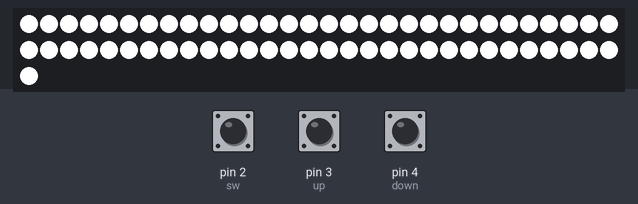
This sketch was run on a simulated Arduino Uno, built with avr-gcc and run on an emulated ATmega328P. On the bench: 61 RGB LEDs in strip order, left to right, continuing on the next row. The test bench sets the inputs (shaded band); at power-on: pin 4 (down) HIGH, pin 3 (up) HIGH, pin 2 (sw) HIGH. Dim RGB values are drawn brighter than linear; EEPROM starts erased.

Above: at 1.2 s.
1.3 s: pin 4 (down) pulled LOW for 3.2 s
At 5.2 s:
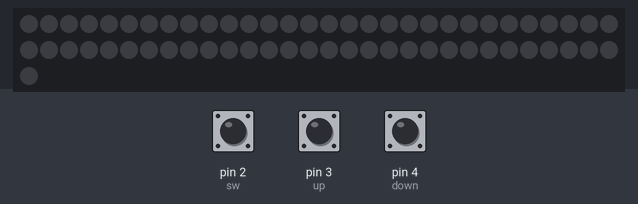
6.0 s: pin 3 (up) pulled LOW for 1 s
At 6.27 s:
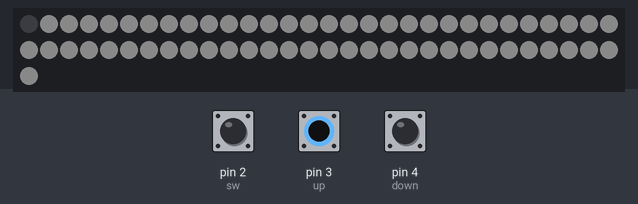
8.5 s: pin 2 (sw) pulled LOW for 0.15 s
10.1 s: pin 2 (sw) pulled LOW for 1 s
12.6 s: pin 4 (down) pulled LOW for 1 s
15.1 s: pin 2 (sw) pulled LOW for 0.15 s
Timing chart, 0 to 17.7 s (numbered marks = the images above; inputs shaded):
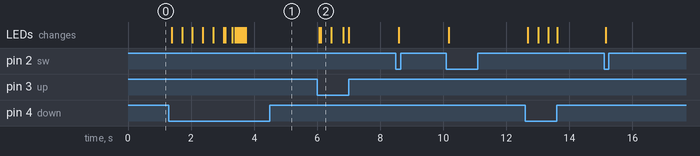

The sketch:

backlight_digital_basic.ino
```cpp
/* Basic code for color lamp
 * on WS2812 leds.
 * This code contain basic functions
 * to control brightness and color
 * using only 3 digital buttons.
 *
 * Made by Gomer1002
 */

#include <Adafruit_NeoPixel.h>
#include <EEPROM.h>
#ifdef __AVR__
#include <avr/power.h>
#endif

#define pin 9
#define num 61
#define del 500

Adafruit_NeoPixel pix = Adafruit_NeoPixel(num, pin, NEO_GRB + NEO_KHZ800);

int red, green, blue, bright;
int color[4] = {0, 0, 0, 0};
int color_pos = 0;

#define sw 2
#define up 3
#define down 4


void setup() {

  pinMode(sw, INPUT); digitalWrite(sw, HIGH);
  pinMode(down, INPUT); digitalWrite(down, HIGH);
  pinMode(up, INPUT); digitalWrite(up, HIGH);

  color[0] = EEPROM.read(0);
  color[1] = EEPROM.read(1);
  color[2] = EEPROM.read(2);
  color[3] = EEPROM.read(3);

  pix.begin();
  pix.show();
  pix.setPixelColor(0, color[1], color[2], color[3]);
}

void fixColor() {
  color[0] = constrain(color[0], 0, 255);
  color[1] = constrain(color[1], 0, 255);
  color[2] = constrain(color[2], 0, 255);
  color[3] = constrain(color[3], 0, 255);
  EEPROM.write(0, color[0]);
  EEPROM.write(1, color[1]);
  EEPROM.write(2, color[2]);
  EEPROM.write(3, color[3]);
}

bool flagSW = 0;
bool rbSW() {
  if ((!digitalRead(sw) == 1) && (flagSW == 0)) {
    flagSW = 1;
    if (color_pos < 4) {
      color_pos++;
    }
    if (color_pos == 4) color_pos = 0;
    return (1);
  }
  if ((!digitalRead(sw) == 1) && (flagSW == 1)) {
    return (0);
  }
  if ((!digitalRead(sw) == 0) && (flagSW == 1)) {
    flagSW = 0;
  }
  if ((!digitalRead(sw) == 0) && (flagSW == 0)) {
    return (0);
  }
}

void loop() {

  rbSW();
  if (!digitalRead(up) > 0) {
    color[color_pos] += 5;
  }
  if (!digitalRead(down) > 0) {
    color[color_pos] -= 5;
  }
  fixColor();

  if (color_pos == 0) {
    pix.setPixelColor(0, color[0], color[0], color[0]);
  } else if (color_pos == 1) {
    pix.setPixelColor(0, color[1], 0, 0);
  } else if (color_pos == 2) {
    pix.setPixelColor(0, 0, color[2], 0);
  } else if (color_pos == 3) {
    pix.setPixelColor(0, 0, 0, color[3]);
  }
  pix.show();

  pix.setBrightness(color[0]);
  for (int pixel = 1; pixel < num; pixel ++) {
    pix.setPixelColor(pixel, color[1], color[2], color[3]);
    delayMicroseconds(del);
  }
  pix.show();

}
```

Measured:
- after the input at 6.0 s, the LEDs: first change after 0.07 s (image 2 shows a later state)
